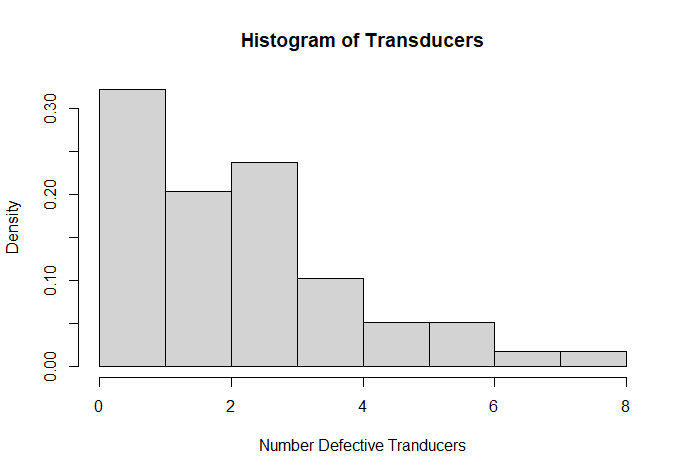

Generate this figure with R:
transducers <- read.csv("Transducers.csv")
hist(transducers[,1], main="Histogram of Transducers", xlab="Number Defective Tranducers", ylab="Density", freq=FALSE)
